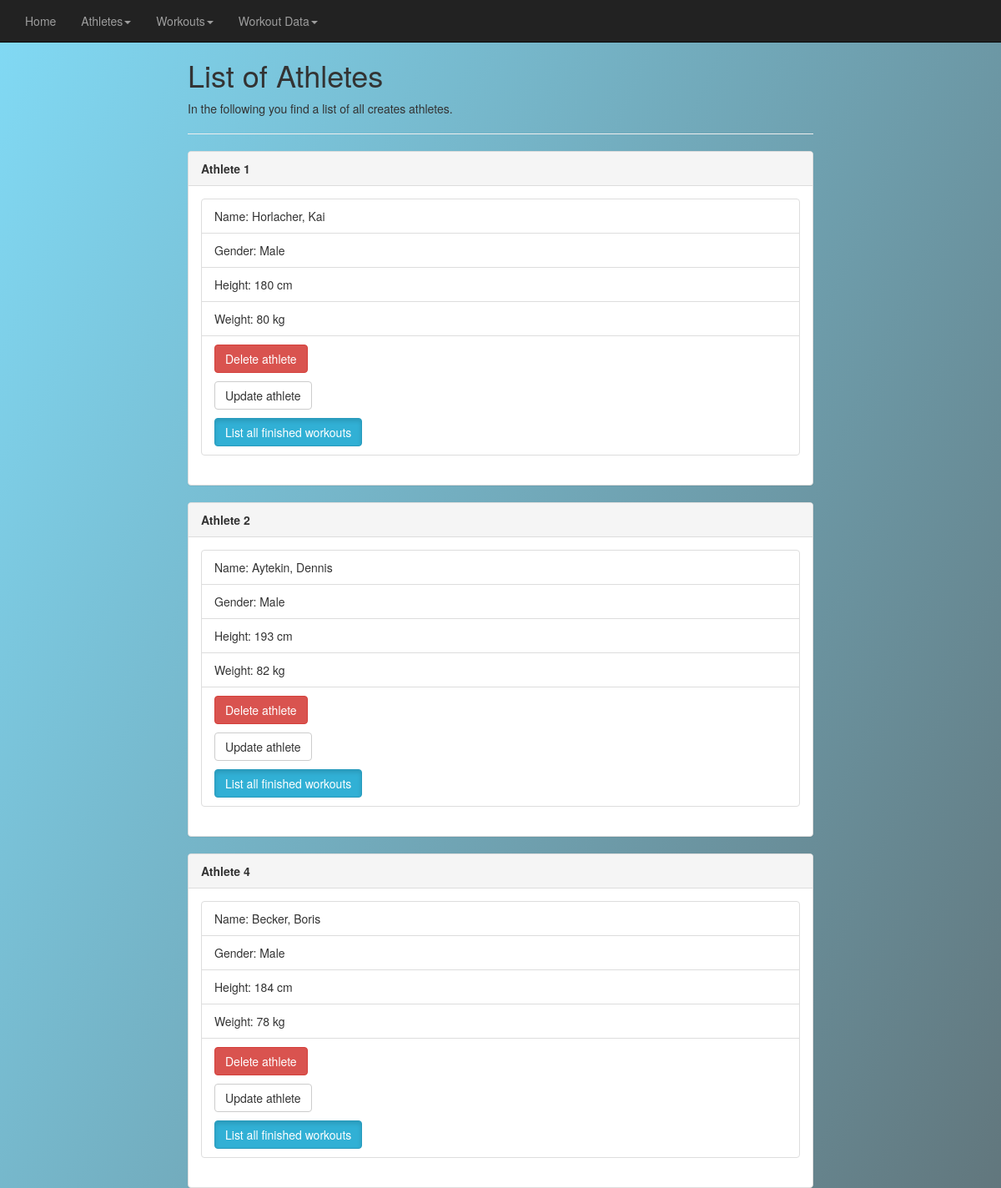
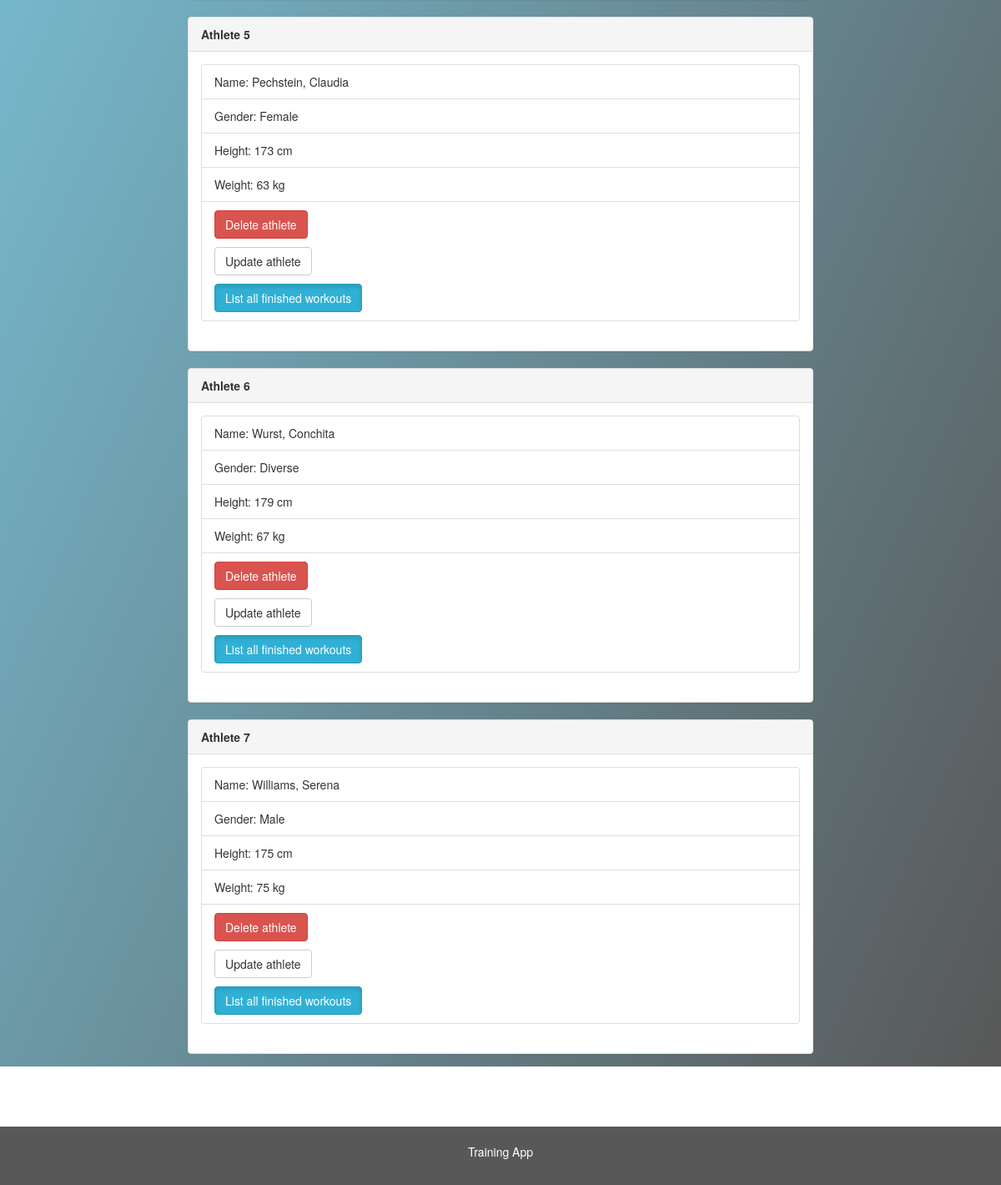
The page /athletes_list on the database its author committed (2 pictures, top to bottom).
### athletes/models.py (models this page shows, shortened)
class Athletes(models.Model):
    gender = models.CharField(max_length=10, choices=GENDER_CHOICES, default='diverse')
    first_name = models.CharField(max_length=200)
    last_name = models.CharField(max_length=200)
    height = models.IntegerField()
    weight = models.IntegerField()

### athletes/views.py (the view)
# urls.py: path('athletes_list', views.athletes_list, name='athletes_list'),
def athletes_list(request):
    athletes_list = Athletes.objects.all
    return render(request, "athletes_list.html", {'athletes_list':athletes_list})

### athletes/templates/athletes_list.html
{% extends 'main.html' %}
{% block content %}
  <h1>List of Athletes</h1>
  <p>In the following you find a list of all creates athletes.</p>
  <hr>
  {% for athlete in athletes_list %}
  <div class="panel panel-default">
    <div class="panel-heading"><strong>Athlete {{ athlete.id }}</strong></div>
    <div class="panel-body">
      <ul class="list-group">
        <li class="list-group-item">Name: {{ athlete.last_name }}, {{ athlete.first_name }}</li>
        <li class="list-group-item">Gender: {{ athlete.gender }}</li>
        <li class="list-group-item">Height: {{ athlete.height }} cm</li>
        <li class="list-group-item">Weight: {{ athlete.weight }} kg</li>
        <li class="list-group-item"><a href="{% url 'delete_athlete' athlete.id %}" class="btn btn-danger" onclick="return confirm('Are you sure you want to delete that athlete?')">Delete athlete</a><p></p><a href="{% url 'update_athlete' athlete.id %}" class="btn btn-default">Update athlete</a><p></p><a href="{% url 'athletes_workout' athlete.id %}" class="btn btn-info active">List all finished workouts</a></li>
      </ul>
    </div>
  </div>
  {% endfor %}
{% endblock %}

### rows shown on the page
Athletes: id "1", last_name "Horlacher", first_name "Kai", gender "Male", height "180", weight "80"
Athletes: id "2", last_name "Aytekin", first_name "Dennis", gender "Male", height "193", weight "82"
Athletes: id "4", last_name "Becker", first_name "Boris", gender "Male", height "184", weight "78"
Athletes: id "5", last_name "Pechstein", first_name "Claudia", gender "Female", height "173", weight "63"
Athletes: id "6", last_name "Wurst", first_name "Conchita", gender "Diverse", height "179", weight "67"
Athletes: id "7", last_name "Williams", first_name "Serena", gender "Male", height "175", weight "75"
